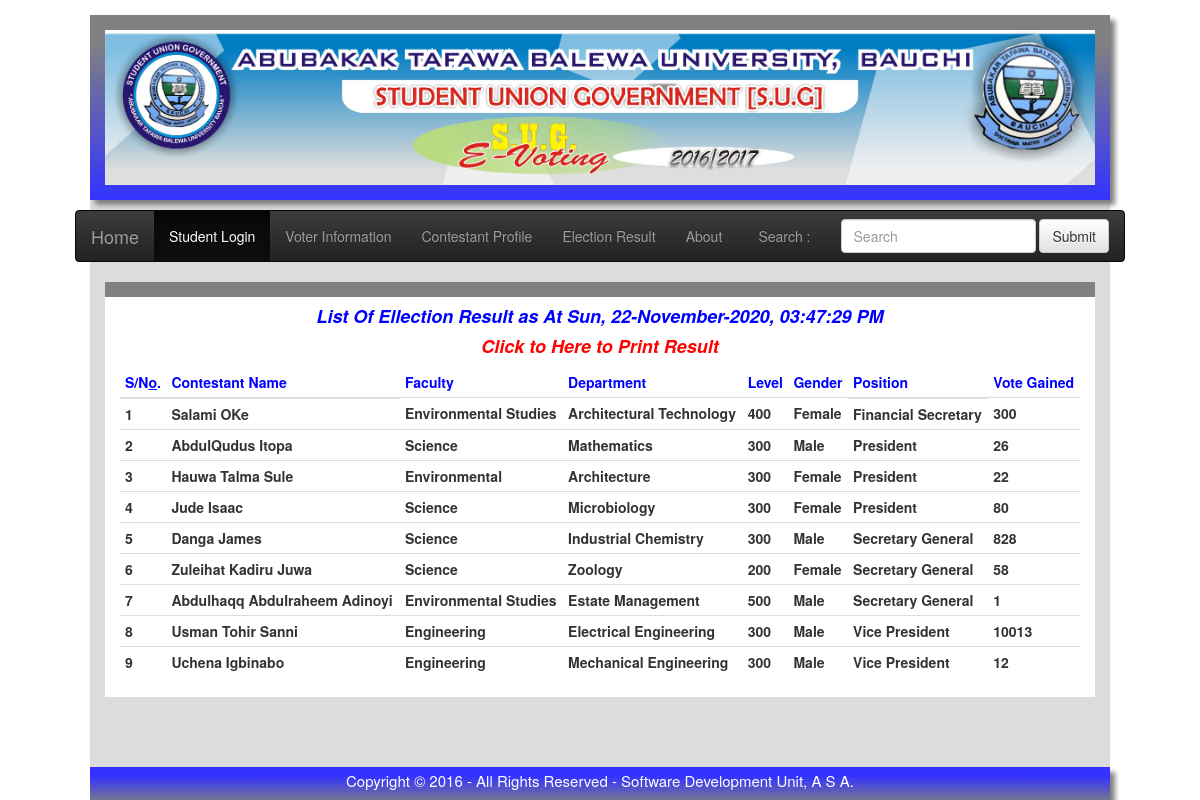
The page /election_result.php on the database its author committed.
### tables this page shows
CREATE TABLE IF NOT EXISTS `contestant_list` (
  `id` int(11) NOT NULL AUTO_INCREMENT,
  `c_name` varchar(250) NOT NULL,
  `c_dept` varchar(100) NOT NULL,
  `c_regno` varchar(50) NOT NULL,
  `c_level` varchar(10) NOT NULL,
  `c_faculty` varchar(100) NOT NULL,
  `c_gender` varchar(10) NOT NULL,
  `c_phone` varchar(15) NOT NULL,
  `c_email` varchar(200) NOT NULL,
  `c_state` varchar(250) NOT NULL,
  `c_address` varchar(250) NOT NULL,
  `c_position` varchar(250) NOT NULL,
  `c_position_code` varchar(200) NOT NULL,
  `c_vote` int(11) NOT NULL,
  `c_vote_id` varchar(200) NOT NULL,
  `c_date_reg` date NOT NULL,
  `pics_ext` varchar(10) NOT NULL,
  `del_status` varchar(10) NOT NULL,
  PRIMARY KEY (`id`)
);

### election_result.php (the view, shortened to what this page needs)
<?php
require_once 'settings/connection.php';
?>
<!DOCTYPE HTML PUBLIC "-//W3C//DTD HTML 4.01 Transitional//EN" "http://www.w3.org/TR/html4/loose.dtd">
<html lang="en">
<head>
<link rel="stylesheet" type="text/css" href="settings/css/bootstrap.min.css">
<link rel="stylesheet" type="text/css" href="settings/css/bootstrap-theme.min.css">
<link rel="stylesheet" type="text/css" href="settings/css/bootstrap.css">
<link rel="stylesheet" type="text/css" href="settings/css/bootstrap-theme.css" >
<link rel="stylesheet" type="text/css" href="settings/index.css" >
</head>
<body>
<div class="container">
	<div class="row">
		<?php require_once 'settings/menu_file.php';?>
	</div>
	<div class="row" >
        <div class="col-xs-12 col-sm-12">
			<div class="col-xs-12 col-sm-12" style="background-color:grey;font-weight:bold;Color:white;padding-top:15px;">
			</div>
			<div class="col-xs-12 col-sm-12" style="background-color:white;font-weight:bold;font Colour:red">
				<h4 style="color:blue;text-align:center;font-weight:bold;font-style:italic;">List Of Ellection Result as At
				<?php
							$date500 = new DateTime("Now");
							$J = date_format($date500,"D");
							$Q = date_format($date500,"d-F-Y, h:i:s A");
							$dateprint =$J.", ".$Q;
							echo $dateprint;?></h4>
							<h4 style="text-align:center;"><a style="color:red;text-align:center;font-weight:bold;font-style:italic;"  href="store_files/user_download_result.php" target="_blank">Click to Here to Print Result </a></h4>
				<?php
						$ff="0";
						$stmt2 = $conn->prepare("SELECT * FROM admin_record where election_status=?");
										$stmt2->execute(array($ff));
										$affected_rows2 = $stmt2->rowCount();
										if($affected_rows2 >= 1)
										{
												$stmt2 = $conn->prepare("SELECT * FROM contestant_list where del_status=? order by c_position asc");
												$stmt2->execute(array("0"));
												$affected_rows2 = $stmt2->rowCount();
												if($affected_rows2 >= 1)
												{
													echo '<table class="table table-condensed" style="background-color:#FFFFFF;margin-top:5px">
																				<thead style="background-color:none;color:blue">
																					<tr>
																						<th>S/N<u>o</u>.</th>
																						<th>Contestant Name</th>
																						<td >Faculty</td>
																						<td >Department</td>
																						<td >Level</td>
																						<td >Gender</td>
																						<th>Position</th>
																						<td >Vote Gained</td>
																					</tr>
																				</thead>
																				<tbody>';
													$total_no_vote =0;
													$data="";
													while($row2 = $stmt2->fetch(PDO::FETCH_ASSOC))
													{
														$total_no_vote = $total_no_vote + 1;
														$data=$data.'<tr >
																			<td>'.$total_no_vote.'</td>
																			<td>'.$row2['c_name'].'</td>
																			<td>'.$row2['c_faculty'].'</td>
																			<td>'.$row2['c_dept'].'</td>
																			<td>'.$row2['c_level'].'</td>
																			<td>'.$row2['c_gender'].'</td>
																			<td>'.$row2['c_position'].'</td>
																			<td>'.$row2['c_vote'].'</td>
																	</tr>';
													}
													echo $data.'</tbody></table>';
												}
										}
				?>
			</div>
		</div>
	</div>
	<?php require_once 'settings/footer_file.php';?>
</div>
</body>
</html>

### settings/menu_file.php (shortened to what this page needs)
<div  class="imgcont1 col-xs-12 col-sm-12 col-md-12 col-lg-12">
			<div class="row">
				 <div  class="col-xs-12 col-sm-12 col-md-12 col-lg-12">
					<img src="settings/images/headlogo.jpg"  class="img-responsive"></img>
				</div>
			</div>
		</div>
<div class="col-xs-12 col-sm-12 navigay">
			<div class="row">
						<nav role="navigation" class="navbar navbar-inverse navedit">
						<div class="navbar-header navedit">
							<a href="index.php" class="navbar-brand">Home </a>
						</div>
						<div id="navbarCollapse" class="collapse navbar-collapse navedit">
							<ul class="nav navbar-nav">
								<li class="active"><a href="Voters_Login.php">Student Login</a></li>
								<li class=""><a href="View_Acredited_Voters.php">Voter Information</a></li>
								<li class=""><a href="contestants_profile.php">Contestant Profile</a></li>
								<li class=""><a href="election_result.php">Election Result</a></li>
								<li class=""><a href="about_project.php">About</a></li>
							 </ul>
							<form role="search" class="navbar-form navbar-right">
								<div class="form-group">
								   <input type="text" placeholder="Search" class="form-control">
								</div>
								 <button type="submit" class="btn btn-default">Submit</button>
							</form>
							<ul class="nav navbar-nav navbar-right">
								<li><a href="Admin/index.php">Search :</a></li>
							</ul>
						</div>
					</nav>
			</div>
		</div>

### settings/footer_file.php (shortened to what this page needs)
<div class="row" style="margin-top:55px;">
				<footer style="margin-top:15px">
					<p style="text-align:center;color:white;">Copyright &copy; 2016 - All Rights Reserved - Software Development Unit, A S A.</p>
				</footer>
	</div>

### settings/index.css (style rules this page uses)
.imgcont1 { padding-top:15px; padding-bottom:15px; margin-bottom:10px; background-color:#1E90FF; box-shadow: 5px 5px 5px grey; background: linear-gradient(#33CCFF 25%, #077000 10%); background: -moz-linear-gradient(grey 15%, #3333FF 100%); background: -webkit-linear-gradient(grey 15%, #3333FF 100%); background: -o-linear-gradient(grey 15%, #3333FF 100%); background: -ms-linear-gradient(grey 15%, #3333FF 100%); }
body { //background-color:#FFFACD; padding-top:15px; width:100%; margin:auto; //background-image:url("images/img03.png"); //background-repeat:repeat-x; }
.container { //#E0E0E0 background-color:FFCC99; background-color:#DCDCDC; width:85%; }
.navigay { padding:0px; }
footer { background-color:grey; padding:3px; text-align: center; font-size:15px; color:white; margin-top:35px; box-shadow: 5px 5px 5px grey; background: linear-gradient(#5F9EA0 25%, #3333FF 10%); background: -moz-linear-gradient(#3333FF 25%, grey 100%); background: -webkit-linear-gradient(#3333FF 25%, grey 100%); background: -o-linear-gradient(#3333FF 25%, grey 100%); background: -ms-linear-gradient(#3333FF 25%, grey 100%); }

### rows shown on the page
contestant_list: c_name "Salami OKe", c_faculty "Environmental Studies", c_dept "Architectural Technology", c_level "400", c_gender "Female", c_position "Financial Secretary", c_vote "300"
contestant_list: c_name "AbdulQudus Itopa", c_faculty "Science", c_dept "Mathematics", c_level "300", c_gender "Male", c_position "President", c_vote "26"
contestant_list: c_name "Hauwa Talma Sule", c_faculty "Environmental", c_dept "Architecture", c_level "300", c_gender "Female", c_position "President", c_vote "22"
contestant_list: c_name "Jude Isaac", c_faculty "Science", c_dept "Microbiology", c_level "300", c_gender "Female", c_position "President", c_vote "80"
contestant_list: c_name "Danga James", c_faculty "Science", c_dept "Industrial Chemistry", c_level "300", c_gender "Male", c_position "Secretary General", c_vote "828"
contestant_list: c_name "Zuleihat Kadiru Juwa", c_faculty "Science", c_dept "Zoology", c_level "200", c_gender "Female", c_position "Secretary General", c_vote "58"
contestant_list: c_name "Abdulhaqq Abdulraheem Adinoyi", c_faculty "Environmental Studies", c_dept "Estate Management", c_level "500", c_gender "Male", c_position "Secretary General", c_vote "1"
contestant_list: c_name "Usman Tohir Sanni", c_faculty "Engineering", c_dept "Electrical Engineering", c_level "300", c_gender "Male", c_position "Vice President", c_vote "10013"
contestant_list: c_name "Uchena Igbinabo", c_faculty "Engineering", c_dept "Mechanical Engineering", c_level "300", c_gender "Male", c_position "Vice President", c_vote "12"

### other values the page prints
$dateprint "Sun, 22-November-2020, 03:47:29 PM"
